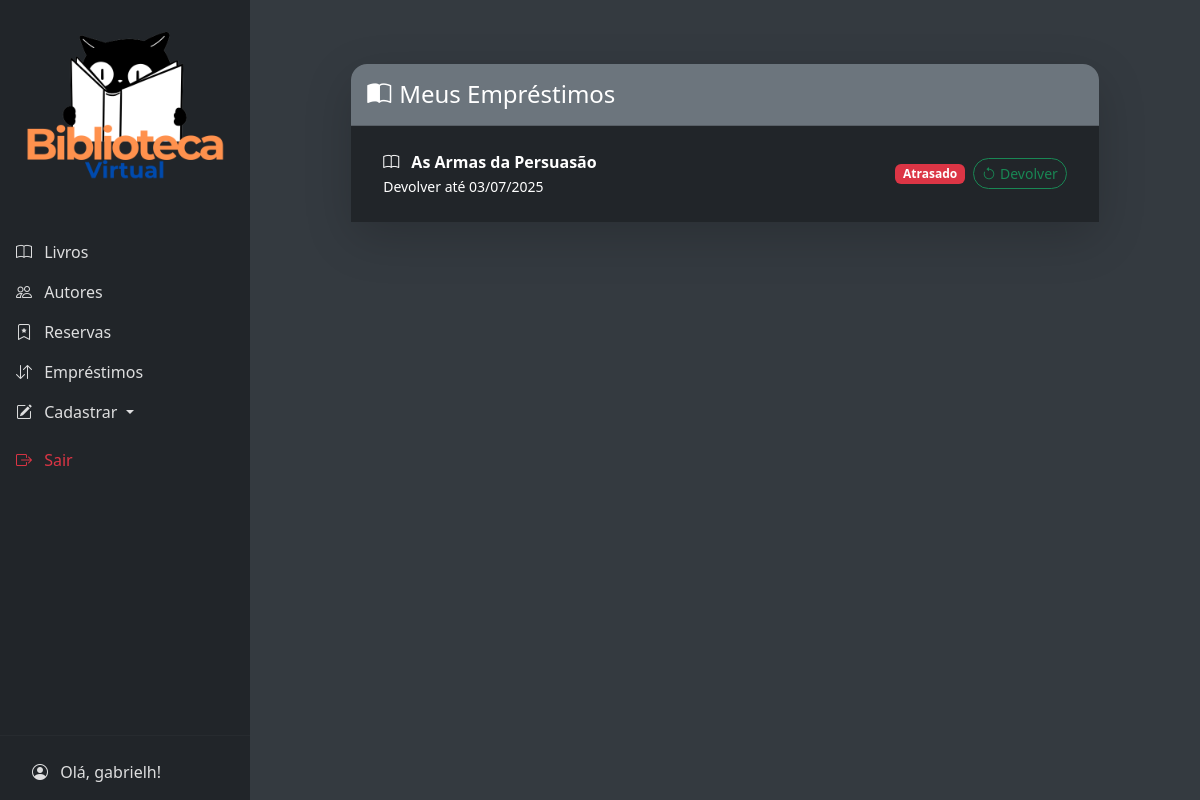
The app's page /emprestimos/ (signed in) with its own data.
### biblioteca/models.py (models this page shows, shortened)
class Usuario(AbstractUser):
    TIPOS = [
        ('aluno', 'Aluno'),
        ('admin', 'Administrador'),
    ]
    tipo = models.CharField(max_length=10, choices=TIPOS, default='aluno')
    email = models.EmailField(unique=True)

class Emprestimo(models.Model):
    livro = models.ForeignKey(Livro, on_delete=models.CASCADE)
    usuario = models.ForeignKey(Usuario, on_delete=models.CASCADE)
    data_emprestimo = models.DateTimeField(auto_now_add=True)
    data_devolucao = models.DateTimeField()
    devolvido = models.BooleanField(default=False)
    @property
    def esta_atrasado(self):
        return not self.devolvido and self.data_devolucao < timezone.now()

class Livro(models.Model):
    GENEROS = [
        ('Ficção', 'Ficção'),
        ('Não Ficção', 'Não Ficção'),
        ('Infantil', 'Infantil'),
        ('Acadêmico', 'Acadêmico'),
    ]
    titulo = models.CharField(max_length=200, unique=True)
    genero = models.CharField(max_length=20, choices=GENEROS)
    quantidade = models.PositiveIntegerField(default=1)
    autores = models.ManyToManyField(Autor, related_name='livros')  # <-- aqui
    capa = models.ImageField(upload_to='capas/', blank=True, null=True)
    data_cadastro = models.DateTimeField(auto_now_add=True)

### biblioteca/views.py (the view)
# urls.py: path('emprestimos/', EmprestimoListView.as_view(), name='emprestimo-lista'),
class EmprestimoListView(LoginRequiredMixin, generic.ListView):
    model = Emprestimo
    template_name = 'emprestimos/lista.html'
    context_object_name = 'emprestimos'
    def get_queryset(self):
        return Emprestimo.objects.filter(usuario=self.request.user, devolvido=False).select_related('livro')

### biblioteca/templates/emprestimos/lista.html (shortened to what this page needs)
{% extends 'base.html' %}
{% block content %}
<div class="container py-5">
    <div class="row justify-content-center mb-4">
        <div class="col-md-10">
            <div class="card bg-dark text-white shadow-lg border-0 rounded-4">
                <div class="card-header bg-secondary text-white rounded-top-4 py-3">
                    <h4 class="mb-0 d-flex align-items-center">
                        <i class="bi bi-book-half me-2 fs-4"></i> Meus Empréstimos
                    </h4>
                </div>
                <div class="card-body bg-dark">
                    {% if emprestimos %}
                        <ul class="list-group list-group-flush">
                            {% for emprestimo in emprestimos %}
                                <li class="list-group-item bg-dark text-white d-flex justify-content-between align-items-center border-secondary">
                                    <div>
                                        <i class="bi bi-book me-2"></i>
                                        <strong>{{ emprestimo.livro.titulo }}</strong><br>
                                        <small class="text-white">Devolver até {{ emprestimo.data_devolucao|date:"d/m/Y" }}</small>
                                    </div>
                                    <div class="d-flex align-items-center gap-2">
                                        {% if emprestimo.esta_atrasado %}
                                            <span class="badge bg-danger">Atrasado</span>
                                        {% endif %}
                                        <form method="post" action="{% url 'emprestimo-devolver' emprestimo.pk %}" class="m-0">
                                            <button type="submit" class="btn btn-outline-success btn-sm rounded-pill d-flex align-items-center gap-1">
                                                <i class="bi bi-arrow-counterclockwise"></i> Devolver
                                            </button>
                                        </form>
                                    </div>
                                </li>
                            {% endfor %}
                        </ul>
                    {% else %}
                        <div class="text-center text-muted py-3">
                            <i class="bi bi-info-circle me-2"></i> Nenhum empréstimo ativo.
                        </div>
                    {% endif %}
                </div>
            </div>
        </div>
    </div>
</div>
{% endblock %}

### biblioteca/templates/base.html (shortened to what this page needs)
{% load static %}
<!DOCTYPE html>
<html lang="pt-br">
<head>
    <link href="https://cdn.jsdelivr.net/npm/bootstrap@5.3.0/dist/css/bootstrap.min.css" rel="stylesheet">
    <link href="https://cdn.jsdelivr.net/npm/bootstrap-icons@1.10.5/font/bootstrap-icons.css" rel="stylesheet">
</head>
<body>
    <nav class="sidebar d-flex flex-column">
        <a class="navbar-brand" href="{% url 'livro-lista' %}">
            <img src="{% static 'images/logoTeste5.png' %}" alt="Logo" style="max-width: 200px; height: auto;">
        </a>
        <ul class="nav nav-pills flex-column mb-auto">
            <li class="nav-item">
                <a class="nav-link" href="{% url 'livro-lista' %}">
                    <i class="bi bi-book me-2"></i> Livros
                </a>
            </li>
            <li class="nav-item">
                <a class="nav-link" href="{% url 'autor-lista' %}">
                    <i class="bi bi-people me-2"></i> Autores
                </a>
            </li>
            <li class="nav-item">
                <a class="nav-link" href="{% url 'reserva-lista' %}">
                    <i class="bi bi-bookmark-star me-2"></i> Reservas
                </a>
            </li>
            <li class="nav-item">
                <a class="nav-link" href="{% url 'emprestimo-lista' %}">
                    <i class="bi bi-arrow-down-up me-2"></i> Empréstimos
                </a>
            </li>
            {% if user.is_authenticated %}
            <li class="nav-item dropdown">
                <a class="nav-link dropdown-toggle" href="#" id="cadastroDropdown" role="button" data-bs-toggle="dropdown" aria-expanded="false">
                    <i class="bi bi-pencil-square me-2"></i> Cadastrar
                </a>
            </li>
            <li class="nav-item mt-3 px-3">
                <form method="post" action="{% url 'logout' %}">
                    <button type="submit" class="btn btn-link nav-link text-danger p-0">
                        <i class="bi bi-box-arrow-right me-2"></i> Sair
                    </button>
                </form>
            </li>
            {% endif %}
        </ul>
        <hr style="border-color: rgba(255,255,255,0.1);">
        <ul class="nav flex-column px-3">
            {% if user.is_authenticated %}
                <li class="nav-item mb-2">
                    <span class="nav-link disabled">
                        <i class="bi bi-person-circle me-2"></i> Olá, {{ user.username }}!
                    </span>
                </li>
            {% else %}
                <li class="nav-item">
                    <a class="nav-link" href="{% url 'login' %}">
                        <i class="bi bi-box-arrow-in-right me-2"></i> Entrar
                    </a>
                </li>
            {% endif %}
        </ul>
    </nav>
    <main class="container">
        {% block content %}
        {% endblock %}
    </main>
</body>
</html>

### biblioteca/templates/base.html (style rules this page uses)
body { background-color: #343a40; margin: 0; padding-left: 250px; }
.sidebar { position: fixed; top: 0; left: 0; height: 100vh; width: 250px; padding-top: 1rem; background-color: #212529; color: white; overflow-y: auto; justify-content: center; }
.sidebar .nav-link, .sidebar .dropdown-menu a.dropdown-item { color: rgba(255,255,255,.85); }
.sidebar .navbar-brand { margin-bottom: 1rem; display: flex; justify-content: center; align-items: center; width: 100%; }
.sidebar .navbar-brand img { max-width: 180px; height: auto; }
main.container { padding-top: 1rem; }

### records on screen
Usuario: username "gabrielh"
Emprestimo: livro.titulo "As Armas da Persuasão", data_devolucao "03/07/2025", devolvido "Atrasado"
